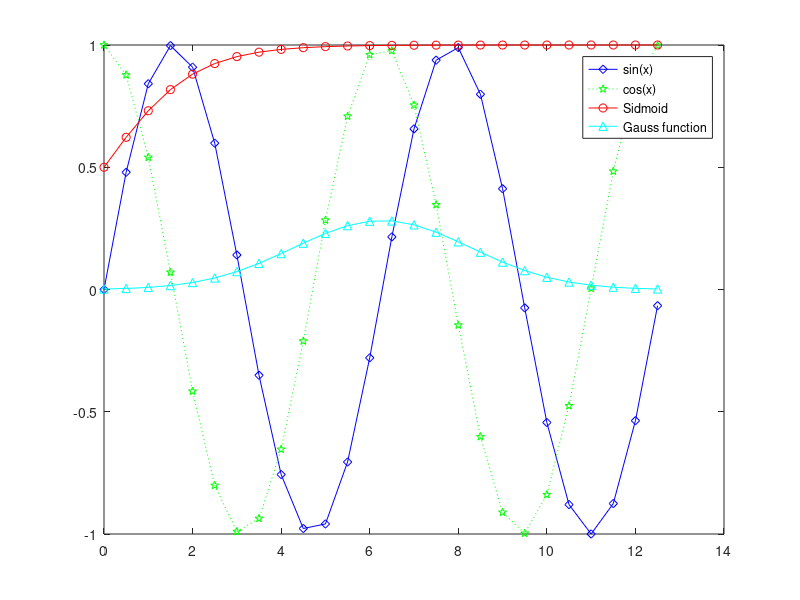

This figure's MATLAB source:
x = 0:0.5:4*pi;
y = sin(x);
h = cos(x);
w = 1./(1+exp(-x));
g = (1/(2*pi*2)^0.5).*exp((-1.*(x-2*pi).^2)./(2*2^2));
plot(x,y,'bd-',x,h,'gp:',x,w,'ro-',x,g,'c^-');
legend('sin(x)','cos(x)','Sidmoid','Gauss function'); %打上标签，方便查看
